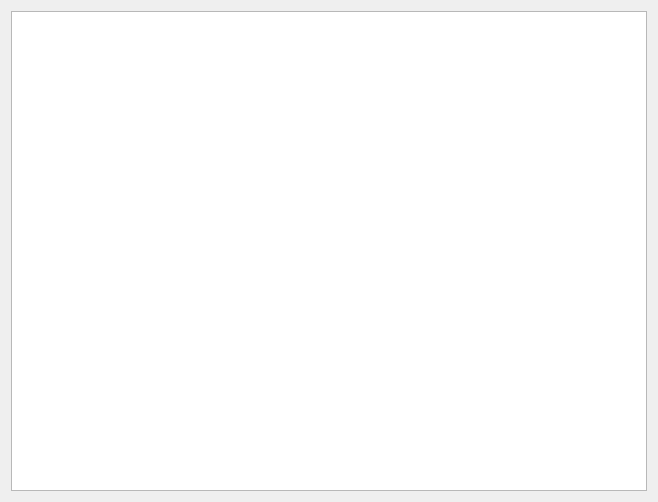
<?xml version="1.0" encoding="UTF-8"?>
<ui version="4.0">
 <class>Form</class>
 <widget class="QWidget" name="Form">
  <property name="geometry">
   <rect>
    <x>0</x>
    <y>0</y>
    <width>658</width>
    <height>502</height>
   </rect>
  </property>
  <property name="windowTitle">
   <string>Form</string>
  </property>
  <layout class="QGridLayout" name="gridLayout">
   <item row="0" column="0">
    <widget class="QGraphicsView" name="graphicsView">
     <property name="frameShape">
      <enum>QFrame::StyledPanel</enum>
     </property>
     <property name="renderHints">
      <set>QPainter::HighQualityAntialiasing|QPainter::TextAntialiasing</set>
     </property>
     <property name="dragMode">
      <enum>QGraphicsView::RubberBandDrag</enum>
     </property>
    </widget>
   </item>
  </layout>
 </widget>
 <resources/>
 <connections/>
</ui>
